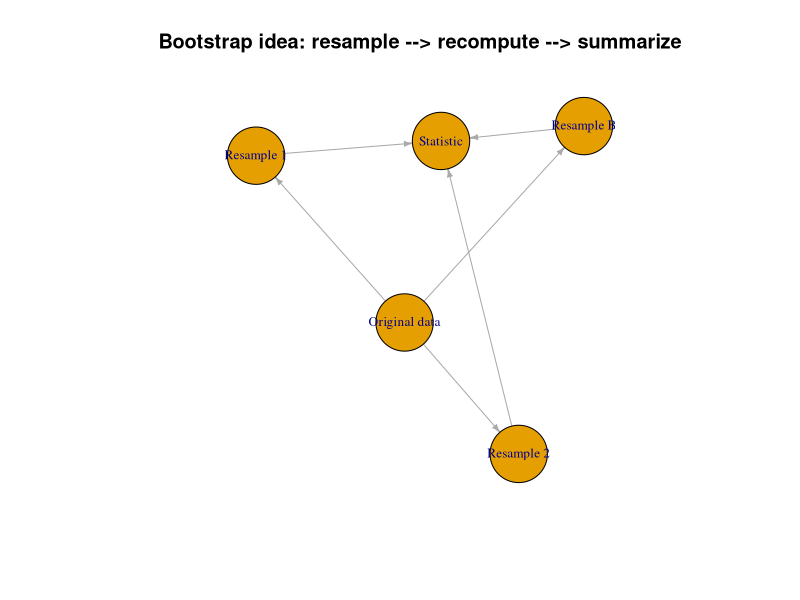
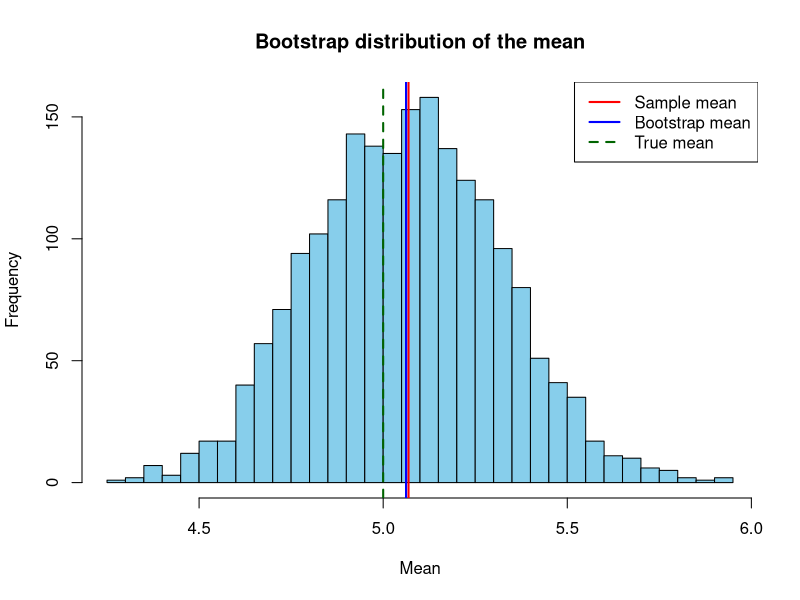
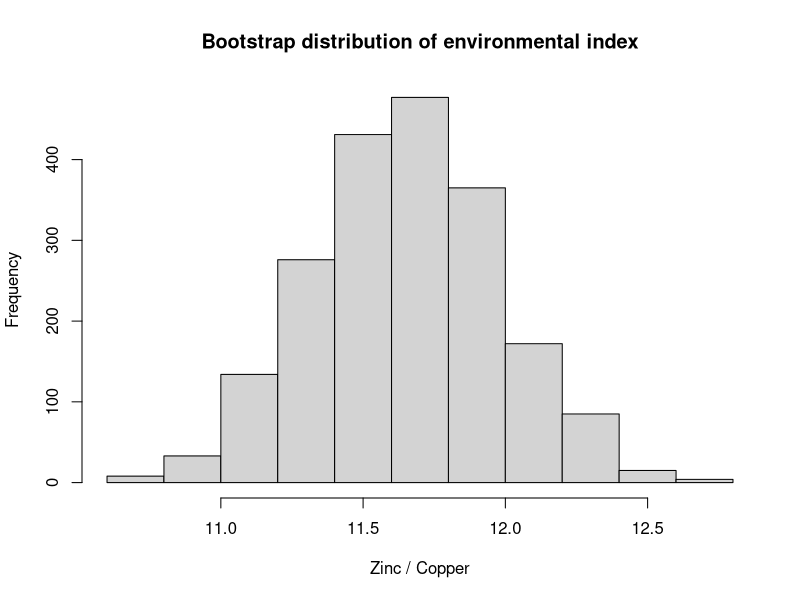
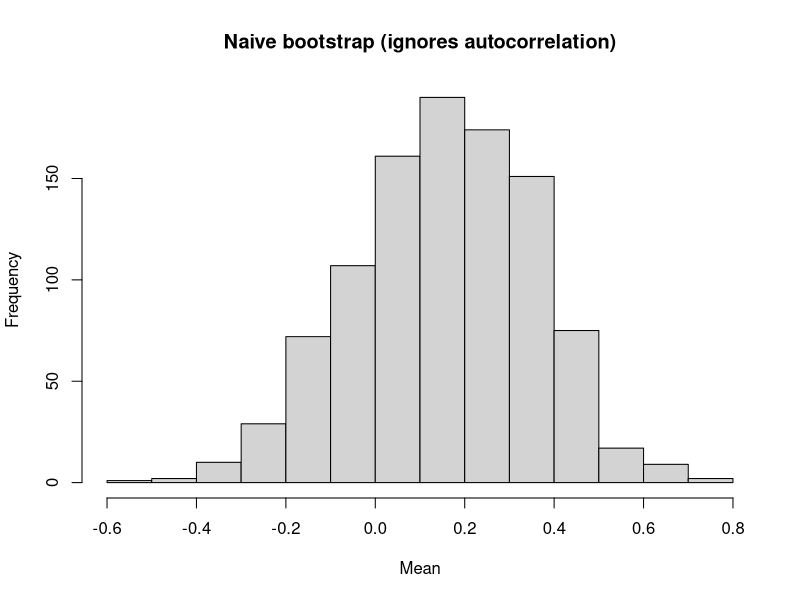
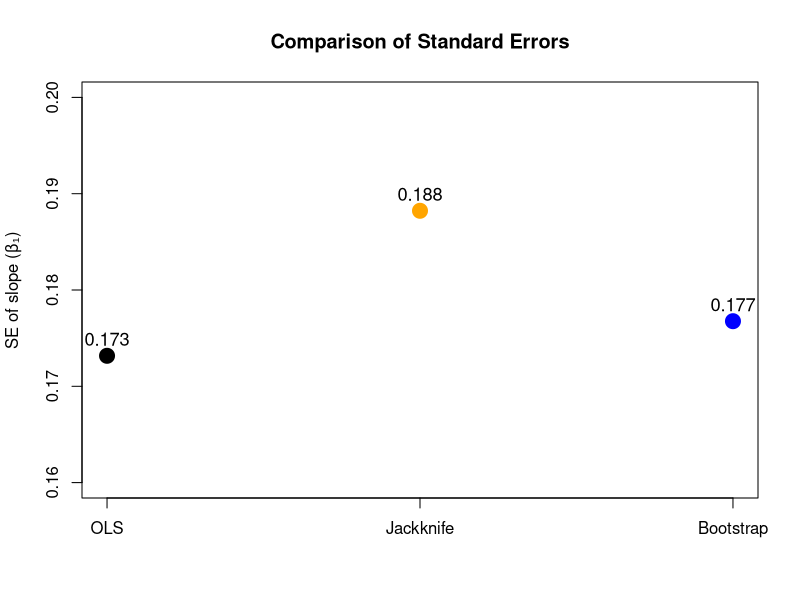

Recreate these plots in R, in order.
## ---- chunk 1
knitr::opts_chunk$set(echo = TRUE, warning = FALSE, message = FALSE)
## ---- chunk 2
library(igraph)

nodes <- data.frame(
  name = c("Original data", "Resample 1", "Resample 2", "Resample B", "Statistic")
)

edges <- data.frame(
  from = c("Original data","Original data","Original data",
           "Resample 1","Resample 2","Resample B"),
  to   = c("Resample 1","Resample 2","Resample B",
           "Statistic","Statistic","Statistic")
)

g <- graph_from_data_frame(edges, vertices = nodes)

plot(g,
     vertex.size = 35,
     vertex.label.cex = 0.8,
     edge.arrow.size = 0.4,
     main = "Bootstrap idea: resample --> recompute --> summarize")

## ---- chunk 3
set.seed(123)

# ----------------------------
# 1. Simulate "population"
# ----------------------------
mu_true <- 5
sigma <- 2

# sample (this is what students observe)
x <- rnorm(50, mean = mu_true, sd = sigma)

sample_mean <- mean(x)

# ----------------------------
# 2. Bootstrap
# ----------------------------
B <- 2000
boot_means <- numeric(B)

for (b in 1:B) {
  x_star <- sample(x, replace = TRUE)
  boot_means[b] <- mean(x_star)
}

boot_mean_est <- mean(boot_means)

# ----------------------------
# 3. Plot distribution
# ----------------------------
hist(boot_means,
     breaks = 30,
     col = "skyblue",
     main = "Bootstrap distribution of the mean",
     xlab = "Mean")

abline(v = sample_mean, col = "red", lwd = 2)
abline(v = boot_mean_est, col = "blue", lwd = 2)
abline(v = mu_true, col = "darkgreen", lwd = 2, lty = 2)

legend("topright",
       legend = c("Sample mean", "Bootstrap mean", "True mean"),
       col = c("red", "blue", "darkgreen"),
       lwd = 2,
       lty = c(1, 1, 2))


sample_mean
boot_mean_est
sd(boot_means)
quantile(boot_means, c(0.025, 0.975))

## ---- chunk 4
library(sp)
data(meuse)
coordinates(meuse) <- ~x+y

zinc <- meuse$zinc
copper <- meuse$copper

set.seed(123)

B <- 2000
boot_I <- numeric(B)

for (b in 1:B) {
  idx <- sample(1:length(zinc), replace = TRUE)
  boot_I[b] <- mean(zinc[idx]) / mean(copper[idx])
}

hist(boot_I,
     main = "Bootstrap distribution of environmental index",
     xlab = "Zinc / Copper")

quantile(boot_I, c(0.025, 0.975))
sd(boot_I)
## ---- chunk 5
set.seed(123)

df <- data.frame(
  x = rnorm(50),
  y = rnorm(50)
)

B <- 1000
boot_beta <- numeric(B)

for (b in 1:B) {
  idx <- sample(1:nrow(df), replace = TRUE)
  model <- lm(y ~ x, data = df[idx, ])
  boot_beta[b] <- coef(model)[2]
}

sd(boot_beta)
quantile(boot_beta, c(0.025, 0.975))
## ---- chunk 6
set.seed(123)

a <- 1:10
b <- runif(10)

B <- 1000
boot_I <- numeric(B)

for (i in 1:B) {
  a_sam <- sample(a, replace = TRUE)
  b_sam <- sample(b, replace = TRUE)
  boot_I[i] <- mean(a_sam) / mean(b_sam)
}

quantile(boot_I, c(0.025, 0.975))
sd(boot_I)
## ---- chunk 7
# Example

set.seed(123)

# Create autocorrelated time series (AR(1)-like process)
n <- 50
x <- numeric(n)
x[1] <- rnorm(1)

for (t in 2:n) {
  x[t] <- 0.8 * x[t - 1] + rnorm(1)
}

# Naive bootstrap (WRONG for time series)
B <- 1000
boot_mean <- numeric(B)

for (b in 1:B) {
  x_sam <- sample(x, replace = TRUE)
  boot_mean[b] <- mean(x_sam)
}

hist(boot_mean,
     main = "Naive bootstrap (ignores autocorrelation)",
     xlab = "Mean")

## ---- chunk 8
# Example

set.seed(123)

# Simple dataset
x <- rnorm(30)
y <- 2 * x + rnorm(30)

n <- length(x)

theta_hat <- coef(lm(y ~ x))[2]

jack_theta <- numeric(n)

for (i in 1:n) {
  fit <- lm(y[-i] ~ x[-i])
  jack_theta[i] <- coef(fit)[2]
}

# Jackknife estimate of SE
theta_bar <- mean(jack_theta)

jack_se <- sqrt((n - 1) / n * sum((jack_theta - theta_bar)^2))

theta_hat
jack_se

## ---- chunk 9
set.seed(123)

# Simulated data (simple but realistic)
n <- 40
x <- rnorm(n)
y <- 2 * x + rnorm(n)

# -------------------------
# 1. Classical OLS SE
# -------------------------
fit <- lm(y ~ x)
ols_se <- summary(fit)$coefficients[2, 2]
ols_beta <- coef(fit)[2]

# -------------------------
# 2. Jackknife SE
# -------------------------
jack_beta <- numeric(n)

for (i in 1:n) {
  fit_i <- lm(y[-i] ~ x[-i])
  jack_beta[i] <- coef(fit_i)[2]
}

jack_mean <- mean(jack_beta)
jack_se <- sqrt((n - 1) / n * sum((jack_beta - jack_mean)^2))

# -------------------------
# 3. Bootstrap SE
# -------------------------
B <- 1000
boot_beta <- numeric(B)

for (b in 1:B) {
  idx <- sample(1:n, replace = TRUE)
  fit_b <- lm(y[idx] ~ x[idx])
  boot_beta[b] <- coef(fit_b)[2]
}

boot_se <- sd(boot_beta)

# -------------------------
# 4. Comparison
# -------------------------
results <- data.frame(
  Method = c("OLS", "Jackknife", "Bootstrap"),
  SE = c(ols_se, jack_se, boot_se)
)

results


## ---- chunk 10
se_values <- c(
   OLS = ols_se,
   Jackknife = jack_se,
   Bootstrap = boot_se
 )


plot(
  se_values,
  pch = 19,
  col = c("black", "orange", "blue"),
  cex = 2,
  xaxt = "n",   # remove default x-axis
  ylim = c(0.16, 0.20),
  main = "Comparison of Standard Errors",
  ylab = "SE of slope (β₁)",
  xlab = ""
)

axis(1, at = 1:3, labels = names(se_values))

text(1:3, se_values,
     labels = round(se_values, 3),
     pos = 3,
     cex = 1.1)
